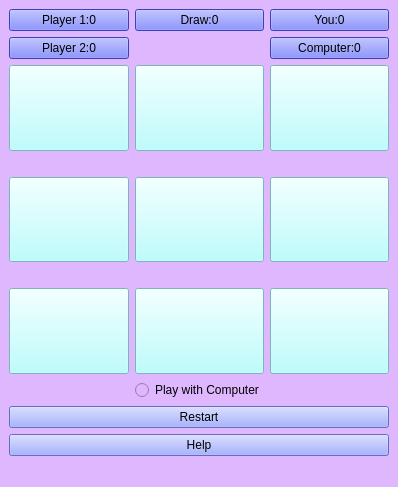
<?xml version="1.0" encoding="UTF-8"?>
<ui version="4.0">
 <class>MainWindow</class>
 <widget class="QMainWindow" name="MainWindow">
  <property name="geometry">
   <rect>
    <x>0</x>
    <y>0</y>
    <width>398</width>
    <height>487</height>
   </rect>
  </property>
  <property name="windowTitle">
   <string>MainWindow</string>
  </property>
  <property name="styleSheet">
   <string notr="true">background-color: rgb(223, 183, 255);</string>
  </property>
  <widget class="QWidget" name="centralwidget">
   <layout class="QGridLayout" name="gridLayout">
    <item row="5" column="1">
     <widget class="QPushButton" name="btn_5">
      <property name="sizePolicy">
       <sizepolicy hsizetype="Expanding" vsizetype="Expanding">
        <horstretch>0</horstretch>
        <verstretch>0</verstretch>
       </sizepolicy>
      </property>
      <property name="styleSheet">
       <string notr="true">background-color: rgb(170, 255, 255);
font: 36pt &quot;Segoe UI&quot;;</string>
      </property>
      <property name="text">
       <string/>
      </property>
     </widget>
    </item>
    <item row="5" column="0">
     <widget class="QPushButton" name="btn_4">
      <property name="sizePolicy">
       <sizepolicy hsizetype="Expanding" vsizetype="Expanding">
        <horstretch>0</horstretch>
        <verstretch>0</verstretch>
       </sizepolicy>
      </property>
      <property name="styleSheet">
       <string notr="true">background-color: rgb(170, 255, 255);
font: 36pt &quot;Segoe UI&quot;;</string>
      </property>
      <property name="text">
       <string/>
      </property>
     </widget>
    </item>
    <item row="7" column="1">
     <widget class="QPushButton" name="btn_8">
      <property name="sizePolicy">
       <sizepolicy hsizetype="Expanding" vsizetype="Expanding">
        <horstretch>0</horstretch>
        <verstretch>0</verstretch>
       </sizepolicy>
      </property>
      <property name="styleSheet">
       <string notr="true">background-color: rgb(170, 255, 255);
font: 36pt &quot;Segoe UI&quot;;</string>
      </property>
      <property name="text">
       <string/>
      </property>
     </widget>
    </item>
    <item row="7" column="0">
     <widget class="QPushButton" name="btn_7">
      <property name="sizePolicy">
       <sizepolicy hsizetype="Expanding" vsizetype="Expanding">
        <horstretch>0</horstretch>
        <verstretch>0</verstretch>
       </sizepolicy>
      </property>
      <property name="styleSheet">
       <string notr="true">background-color: rgb(170, 255, 255);
font: 36pt &quot;Segoe UI&quot;;</string>
      </property>
      <property name="text">
       <string/>
      </property>
     </widget>
    </item>
    <item row="7" column="2">
     <widget class="QPushButton" name="btn_9">
      <property name="sizePolicy">
       <sizepolicy hsizetype="Expanding" vsizetype="Expanding">
        <horstretch>0</horstretch>
        <verstretch>0</verstretch>
       </sizepolicy>
      </property>
      <property name="styleSheet">
       <string notr="true">background-color: rgb(170, 255, 255);
font: 36pt &quot;Segoe UI&quot;;</string>
      </property>
      <property name="text">
       <string/>
      </property>
     </widget>
    </item>
    <item row="3" column="2">
     <widget class="QPushButton" name="btn_3">
      <property name="sizePolicy">
       <sizepolicy hsizetype="Expanding" vsizetype="Expanding">
        <horstretch>0</horstretch>
        <verstretch>0</verstretch>
       </sizepolicy>
      </property>
      <property name="styleSheet">
       <string notr="true">background-color: rgb(170, 255, 255);
font: 36pt &quot;Segoe UI&quot;;</string>
      </property>
      <property name="text">
       <string/>
      </property>
     </widget>
    </item>
    <item row="6" column="0">
     <spacer name="horizontalSpacer_2">
      <property name="orientation">
       <enum>Qt::Horizontal</enum>
      </property>
      <property name="sizeHint" stdset="0">
       <size>
        <width>40</width>
        <height>20</height>
       </size>
      </property>
     </spacer>
    </item>
    <item row="3" column="1">
     <widget class="QPushButton" name="btn_2">
      <property name="sizePolicy">
       <sizepolicy hsizetype="Expanding" vsizetype="Expanding">
        <horstretch>0</horstretch>
        <verstretch>0</verstretch>
       </sizepolicy>
      </property>
      <property name="styleSheet">
       <string notr="true">background-color: rgb(170, 255, 255);
font: 36pt &quot;Segoe UI&quot;;</string>
      </property>
      <property name="text">
       <string/>
      </property>
     </widget>
    </item>
    <item row="11" column="0" colspan="3">
     <widget class="QPushButton" name="btn_help">
      <property name="styleSheet">
       <string notr="true">background-color: rgb(139, 154, 255);</string>
      </property>
      <property name="text">
       <string>Help</string>
      </property>
     </widget>
    </item>
    <item row="3" column="0">
     <widget class="QPushButton" name="btn_1">
      <property name="sizePolicy">
       <sizepolicy hsizetype="Expanding" vsizetype="Expanding">
        <horstretch>0</horstretch>
        <verstretch>0</verstretch>
       </sizepolicy>
      </property>
      <property name="styleSheet">
       <string notr="true">background-color: rgb(170, 255, 255);
font: 36pt &quot;Segoe UI&quot;;</string>
      </property>
      <property name="text">
       <string/>
      </property>
     </widget>
    </item>
    <item row="0" column="0">
     <widget class="QPushButton" name="btn_player1">
      <property name="styleSheet">
       <string notr="true">background-color: rgb(82, 91, 255);;
</string>
      </property>
      <property name="text">
       <string>Player 1:0</string>
      </property>
     </widget>
    </item>
    <item row="5" column="2">
     <widget class="QPushButton" name="btn_6">
      <property name="sizePolicy">
       <sizepolicy hsizetype="Expanding" vsizetype="Expanding">
        <horstretch>0</horstretch>
        <verstretch>0</verstretch>
       </sizepolicy>
      </property>
      <property name="styleSheet">
       <string notr="true">background-color: rgb(170, 255, 255);
font: 36pt &quot;Segoe UI&quot;;</string>
      </property>
      <property name="text">
       <string/>
      </property>
     </widget>
    </item>
    <item row="8" column="1">
     <widget class="QRadioButton" name="radio_computer">
      <property name="text">
       <string>Play with Computer</string>
      </property>
     </widget>
    </item>
    <item row="4" column="0">
     <spacer name="horizontalSpacer">
      <property name="orientation">
       <enum>Qt::Horizontal</enum>
      </property>
      <property name="sizeHint" stdset="0">
       <size>
        <width>40</width>
        <height>20</height>
       </size>
      </property>
     </spacer>
    </item>
    <item row="10" column="0" colspan="3">
     <widget class="QPushButton" name="btn_restart">
      <property name="styleSheet">
       <string notr="true">
background-color: rgb(139, 154, 255);</string>
      </property>
      <property name="text">
       <string>Restart</string>
      </property>
     </widget>
    </item>
    <item row="0" column="1">
     <widget class="QPushButton" name="btn_draw">
      <property name="styleSheet">
       <string notr="true">background-color: rgb(82, 91, 255);</string>
      </property>
      <property name="text">
       <string>Draw:0</string>
      </property>
     </widget>
    </item>
    <item row="1" column="2">
     <widget class="QPushButton" name="btn_computer">
      <property name="styleSheet">
       <string notr="true">background-color: rgb(82, 91, 255);</string>
      </property>
      <property name="text">
       <string>Computer:0</string>
      </property>
     </widget>
    </item>
    <item row="0" column="2">
     <widget class="QPushButton" name="btn_you">
      <property name="styleSheet">
       <string notr="true">background-color: rgb(82, 91, 255);</string>
      </property>
      <property name="text">
       <string>You:0</string>
      </property>
     </widget>
    </item>
    <item row="1" column="0">
     <widget class="QPushButton" name="btn_player2">
      <property name="styleSheet">
       <string notr="true">background-color: rgb(82, 91, 255);</string>
      </property>
      <property name="text">
       <string>Player 2:0</string>
      </property>
     </widget>
    </item>
   </layout>
  </widget>
  <widget class="QMenuBar" name="menubar">
   <property name="geometry">
    <rect>
     <x>0</x>
     <y>0</y>
     <width>398</width>
     <height>22</height>
    </rect>
   </property>
  </widget>
  <widget class="QStatusBar" name="statusbar"/>
 </widget>
 <resources/>
 <connections/>
</ui>
